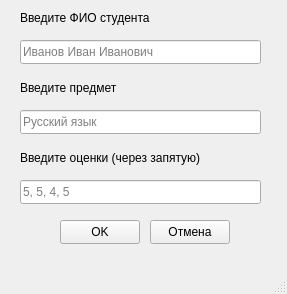
<?xml version="1.0" encoding="UTF-8"?>
<ui version="4.0">
 <class>DialogWindow</class>
 <widget class="QMainWindow" name="DialogWindow">
  <property name="geometry">
   <rect>
    <x>0</x>
    <y>0</y>
    <width>287</width>
    <height>294</height>
   </rect>
  </property>
  <property name="windowTitle">
   <string>MainWindow</string>
  </property>
  <widget class="QWidget" name="centralwidget">
   <widget class="QLabel" name="label">
    <property name="geometry">
     <rect>
      <x>20</x>
      <y>10</y>
      <width>241</width>
      <height>16</height>
     </rect>
    </property>
    <property name="text">
     <string>Введите ФИО студента</string>
    </property>
   </widget>
   <widget class="QLineEdit" name="lineEditName">
    <property name="geometry">
     <rect>
      <x>20</x>
      <y>40</y>
      <width>241</width>
      <height>24</height>
     </rect>
    </property>
    <property name="placeholderText">
     <string>Иванов Иван Иванович</string>
    </property>
   </widget>
   <widget class="QLineEdit" name="lineEditSubject">
    <property name="geometry">
     <rect>
      <x>20</x>
      <y>110</y>
      <width>241</width>
      <height>24</height>
     </rect>
    </property>
    <property name="placeholderText">
     <string>Русский язык</string>
    </property>
   </widget>
   <widget class="QLabel" name="label_2">
    <property name="geometry">
     <rect>
      <x>20</x>
      <y>80</y>
      <width>241</width>
      <height>16</height>
     </rect>
    </property>
    <property name="text">
     <string>Введите предмет</string>
    </property>
   </widget>
   <widget class="QLineEdit" name="lineEditMarks">
    <property name="geometry">
     <rect>
      <x>20</x>
      <y>180</y>
      <width>241</width>
      <height>24</height>
     </rect>
    </property>
    <property name="placeholderText">
     <string>5, 5, 4, 5</string>
    </property>
   </widget>
   <widget class="QLabel" name="label_3">
    <property name="geometry">
     <rect>
      <x>20</x>
      <y>150</y>
      <width>241</width>
      <height>16</height>
     </rect>
    </property>
    <property name="text">
     <string>Введите оценки (через запятую)</string>
    </property>
   </widget>
   <widget class="QPushButton" name="pushButtonOk">
    <property name="geometry">
     <rect>
      <x>60</x>
      <y>220</y>
      <width>80</width>
      <height>24</height>
     </rect>
    </property>
    <property name="text">
     <string>OK</string>
    </property>
   </widget>
   <widget class="QPushButton" name="pushButtonCancel">
    <property name="geometry">
     <rect>
      <x>150</x>
      <y>220</y>
      <width>80</width>
      <height>24</height>
     </rect>
    </property>
    <property name="text">
     <string>Отмена</string>
    </property>
   </widget>
  </widget>
  <widget class="QMenuBar" name="menubar">
   <property name="geometry">
    <rect>
     <x>0</x>
     <y>0</y>
     <width>287</width>
     <height>21</height>
    </rect>
   </property>
  </widget>
  <widget class="QStatusBar" name="statusbar"/>
 </widget>
 <resources/>
 <connections/>
</ui>
